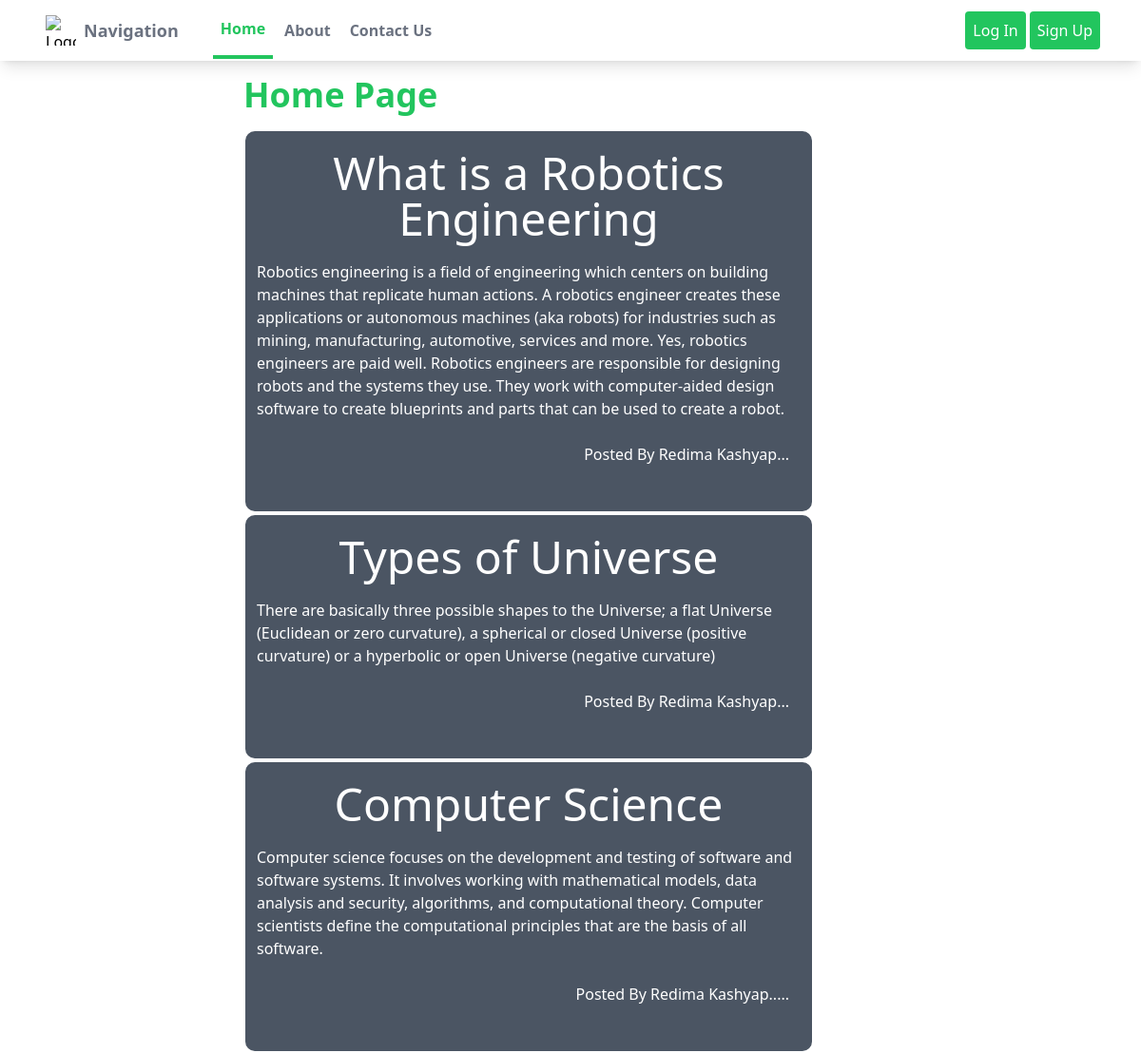
The page / on the database its author committed.
### blog/models.py (models this page shows)
class Blogpost(models.Model):
    title = models.CharField(max_length=200)
    desc = models.TextField()
    author = models.CharField(max_length= 120, default="Redima Kashyap")

### blog/views.py (the view)
# urls.py: path("", views.home_page, name= "home"),
def home_page(request):
    userpost =  Blogpost.objects.all()
    print(userpost)
    return render(request, 'blog/home.html', {"home":"text-green-500 border-b-4 border-green-500", 'posts':userpost})

### blog/templates/blog/home.html (shortened to what this page needs)
{% extends 'blog/main.html' %}
{% load static %}
   {% block content %}
   <div class="ml-[15rem]">
    <h1 class="text-green-500 text-2xl md:text-3xl lg:text-4xl font-bold p-4">
      Home Page
    </h1>
    {% for post in posts %}
    <div class="ml-[1rem] w-[50vw] bg-gray-600 text-white border-2 border-solid border-white rounded-xl">
        <h3 class="text-5xl text-center my-5">{{post.title}}</h3>
        <p class="ml-3">
        {{post.desc}}
      </p>
      <br>
      <div class="float-right mr-6">
      <h2>
        Posted By {{post.author}}...
      </h2>
    </div>
    <br> <br> <br>
  </div>
    {% endfor %}
      </div>
    {% endblock content %}

### blog/templates/blog/main.html (shortened to what this page needs)
<!DOCTYPE html>
<html lang="en">
  {% load static %}
<head>
    <link rel="stylesheet" href="{% static 'css/style.css' %}"/>
</head>
<body>
 <nav class="bg-white shadow-lg">
  <div class="max-w-6xl mx-auto px-4">
    <div class="flex justify-between">
      <div class="flex space-x-7">
        <div>
          <a href="#" class="flex items-center py-4 px-2">
            <img
              src="{% static 'images/logo.png' %}"
              alt="Logo"
              class="h-8 w-8 mr-2"
            />
            <span class="font-semibold text-gray-500 text-lg"
              >Navigation</span
            >
          </a>
        </div>
        <div class="hidden md:flex items-center space-x-1">
          <a
            href="{% url 'home' %}"
            class="py-4 px-2 font-semibold  hover:text-green-500 {{home}}"
            >Home</a
          >
          <a
            href="{% url 'about' %}"
            class="py-4 px-2 text-gray-500 font-semibold hover:text-green-500 transition duration-300 {{about}}"
            >About</a
          >
          <a
          href="{% url 'contact' %}"
          class="py-4 px-2 text-gray-500 font-semibold hover:text-green-500 transition duration-300 {{contact}}"
          >Contact Us</a
        >
        {% if request.user.is_authenticated %}
          <a
            href="{% url 'dashboard' %}"
            class="py-4 px-2 text-gray-500 font-semibold hover:text-green-500 transition duration-300 {{dashboard}}"
            >Dashboard</a
          >
        </div>
      </div>
      <div class="hidden md:flex items-center space-x-3">
        <a
          href="{% url 'logout' %}"
          class="py-2 px-2 font-medium text-white bg-green-500 rounded hover:bg-green-400 transition duration-300"
          >Logout</a
        >
        {% else %}
        <a
          href="{% url 'login' %}"
          class="py-2 px-2 font-medium text-white bg-green-500 rounded hover:bg-green-400 transition duration-300"
          >Log In</a
        >
        <a
          href="{% url 'signup' %}"
          class="py-2 px-2 font-medium text-white bg-green-500 rounded hover:bg-green-400 transition duration-300"
          >Sign Up</a
        >
      </div>
        {% endif %}
      </div>
    </div>
  </div>
</nav>
{% block content %}{% endblock content %}
</body>
</html>

### static/css/style.css (style rules this page uses)
html { line-height: 1.5; -webkit-text-size-adjust: 100%; -moz-tab-size: 4; -o-tab-size: 4; tab-size: 4; font-family: ui-sans-serif, system-ui, -apple-system, BlinkMacSystemFont, "Segoe UI", Roboto, "Helvetica Neue", Arial, "Noto Sans", sans-serif, "Apple Color Emoji", "Segoe UI Emoji", "Segoe UI Symbol", "Noto Color Emoji"; font-feature-settings: normal; }
body { margin: 0; line-height: inherit; }
h1, h2, h3, h4, h5, h6 { font-size: inherit; font-weight: inherit; }
a { color: inherit; text-decoration: inherit; }
blockquote, dl, dd, h1, h2, h3, h4, h5, h6, hr, figure, p, pre { margin: 0; }
img, svg, video, canvas, audio, iframe, embed, object { display: block; vertical-align: middle; }
img, video { max-width: 100%; height: auto; }
.float-right { float: right; }
.mx-auto { margin-left: auto; margin-right: auto; }
.my-5 { margin-top: 1.25rem; margin-bottom: 1.25rem; }
.mr-2 { margin-right: 0.5rem; }
.mr-6 { margin-right: 1.5rem; }
.ml-3 { margin-left: 0.75rem; }
.ml-\[15rem\] { margin-left: 15rem; }
.ml-\[1rem\] { margin-left: 1rem; }
.flex { display: flex; }
.hidden { display: none; }
.h-8 { height: 2rem; }
.w-8 { width: 2rem; }
.w-\[50vw\] { width: 50vw; }
.max-w-6xl { max-width: 72rem; }
.items-center { align-items: center; }
.justify-between { justify-content: space-between; }
.space-x-1 > :not([hidden]) ~ :not([hidden]) { --tw-space-x-reverse: 0; margin-right: calc(0.25rem * var(--tw-space-x-reverse)); margin-left: calc(0.25rem * calc(1 - var(--tw-space-x-reverse))); }
.space-x-7 > :not([hidden]) ~ :not([hidden]) { --tw-space-x-reverse: 0; margin-right: calc(1.75rem * var(--tw-space-x-reverse)); margin-left: calc(1.75rem * calc(1 - var(--tw-space-x-reverse))); }
.rounded { border-radius: 0.25rem; }
.rounded-xl { border-radius: 0.75rem; }
.border-2 { border-width: 2px; }
.border-b-4 { border-bottom-width: 4px; }
.border-solid { border-style: solid; }
.border-white { --tw-border-opacity: 1; border-color: rgb(255 255 255 / var(--tw-border-opacity)); }
.border-green-500 { --tw-border-opacity: 1; border-color: rgb(34 197 94 / var(--tw-border-opacity)); }
.bg-white { --tw-bg-opacity: 1; background-color: rgb(255 255 255 / var(--tw-bg-opacity)); }
.bg-green-500 { --tw-bg-opacity: 1; background-color: rgb(34 197 94 / var(--tw-bg-opacity)); }
.bg-gray-600 { --tw-bg-opacity: 1; background-color: rgb(75 85 99 / var(--tw-bg-opacity)); }
.p-4 { padding: 1rem; }
.px-4 { padding-left: 1rem; padding-right: 1rem; }
.py-2 { padding-top: 0.5rem; padding-bottom: 0.5rem; }
.px-2 { padding-left: 0.5rem; padding-right: 0.5rem; }
.py-4 { padding-top: 1rem; padding-bottom: 1rem; }
.text-center { text-align: center; }
.text-lg { font-size: 1.125rem; line-height: 1.75rem; }
.text-2xl { font-size: 1.5rem; line-height: 2rem; }
.text-5xl { font-size: 3rem; line-height: 1; }
.font-semibold { font-weight: 600; }
.font-bold { font-weight: 700; }
.font-medium { font-weight: 500; }
.text-white { --tw-text-opacity: 1; color: rgb(255 255 255 / var(--tw-text-opacity)); }
.text-gray-500 { --tw-text-opacity: 1; color: rgb(107 114 128 / var(--tw-text-opacity)); }
.text-green-500 { --tw-text-opacity: 1; color: rgb(34 197 94 / var(--tw-text-opacity)); }
.shadow-lg { --tw-shadow: 0 10px 15px -3px rgb(0 0 0 / 0.1), 0 4px 6px -4px rgb(0 0 0 / 0.1); --tw-shadow-colored: 0 10px 15px -3px var(--tw-shadow-color), 0 4px 6px -4px var(--tw-shadow-color); box-shadow: var(--tw-ring-offset-shadow, 0 0 #0000), var(--tw-ring-shadow, 0 0 #0000), var(--tw-shadow); }
.transition { transition-property: color, background-color, border-color, outline-color, text-decoration-color, fill, stroke, opacity, box-shadow, transform, filter, -webkit-backdrop-filter; transition-property: color, background-color, border-color, outline-color, text-decoration-color, fill, stroke, opacity, box-shadow, transform, filter, backdrop-filter; transition-property: color, background-color, border-color, outline-color, text-decoration-color, fill, stroke, opacity, box-shadow, transform, filter, backdrop-filter, -webkit-backdrop-filter; transition-timing-function: cubic-bezier(0.4, 0, 0.2, 1); transition-duration: 150ms; }
.duration-300 { transition-duration: 300ms; }
@media (min-width: 768px) { .md\:flex { display: flex; } }
@media (min-width: 768px) { .md\:text-3xl { font-size: 1.875rem; line-height: 2.25rem; } }
@media (min-width: 1024px) { .lg\:text-4xl { font-size: 2.25rem; line-height: 2.5rem; } }

### rows shown on the page
Blogpost: title "What is a Robotics Engineering", desc "Robotics engineering is a field of engineering which centers on building machines that replicate human actions. A robotics engineer creates these applications or autonomous machines (aka robots) for industries such as mining, manufacturing, automotive, services and more. Yes, robotics engineers are paid well. Robotics engineers are responsible for designing robots and the systems they use. They work with computer-aided design software to create blueprints and parts that can be used to create a robot.", author "Redima Kashyap"
Blogpost: title "Types of Universe", desc "There are basically three possible shapes to the Universe; a flat Universe (Euclidean or zero curvature), a spherical or closed Universe (positive curvature) or a hyperbolic or open Universe (negative curvature)", author "Redima Kashyap"
Blogpost: title "Computer Science", desc "Computer science focuses on the development and testing of software and software systems. It involves working with mathematical models, data analysis and security, algorithms, and computational theory. Computer scientists define the computational principles that are the basis of all software.", author "Redima Kashyap.."
